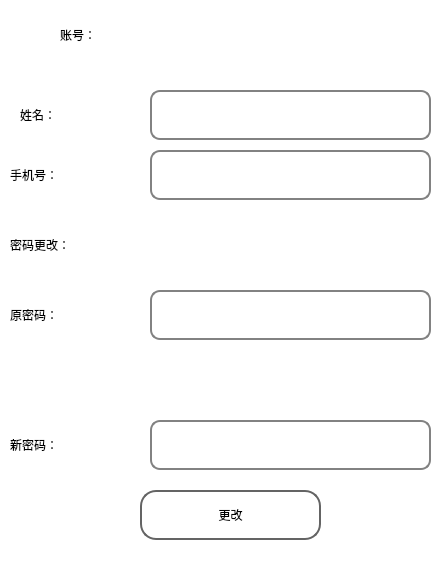
<?xml version="1.0" encoding="UTF-8"?>
<ui version="4.0">
 <class>Form</class>
 <widget class="QWidget" name="Form">
  <property name="geometry">
   <rect>
    <x>0</x>
    <y>0</y>
    <width>441</width>
    <height>561</height>
   </rect>
  </property>
  <property name="maximumSize">
   <size>
    <width>441</width>
    <height>561</height>
   </size>
  </property>
  <property name="windowTitle">
   <string>账号信息</string>
  </property>
  <property name="styleSheet">
   <string notr="true">QWidget{
    background-color: #fff; 
    border: none; 
}</string>
  </property>
  <widget class="QLineEdit" name="lineEdit_16">
   <property name="geometry">
    <rect>
     <x>150</x>
     <y>90</y>
     <width>281</width>
     <height>50</height>
    </rect>
   </property>
   <property name="minimumSize">
    <size>
     <width>0</width>
     <height>50</height>
    </size>
   </property>
   <property name="styleSheet">
    <string notr="true">QLineEdit {
font: 16pt &quot;华文行楷&quot;;
   background-color:rgba(0,0,0,0);
   border: 2px solid rgb(130,130,130); /* 设置初始边框为浅白色 */
    border-radius: 10px; /* 设置圆角半径为10px，可根据需要调整 */
}

QLineEdit:hover {
    border: 4px solid #606060; /* 鼠标悬停时边框变粗且变为浅黑色 */
}</string>
   </property>
  </widget>
  <widget class="QLineEdit" name="lineEdit_17">
   <property name="geometry">
    <rect>
     <x>150</x>
     <y>150</y>
     <width>281</width>
     <height>50</height>
    </rect>
   </property>
   <property name="minimumSize">
    <size>
     <width>0</width>
     <height>50</height>
    </size>
   </property>
   <property name="styleSheet">
    <string notr="true">QLineEdit {
font: 16pt &quot;华文行楷&quot;;
   background-color:rgba(0,0,0,0);
   border: 2px solid rgb(130,130,130); /* 设置初始边框为浅白色 */
    border-radius: 10px; /* 设置圆角半径为10px，可根据需要调整 */
}

QLineEdit:hover {
    border: 4px solid #606060; /* 鼠标悬停时边框变粗且变为浅黑色 */
}</string>
   </property>
  </widget>
  <widget class="QLabel" name="label_20">
   <property name="geometry">
    <rect>
     <x>20</x>
     <y>90</y>
     <width>90</width>
     <height>50</height>
    </rect>
   </property>
   <property name="minimumSize">
    <size>
     <width>0</width>
     <height>50</height>
    </size>
   </property>
   <property name="styleSheet">
    <string notr="true">font: 18pt &quot;华文行楷&quot;;
background-color:rgba(0,0,0,0);</string>
   </property>
   <property name="text">
    <string>姓名：</string>
   </property>
  </widget>
  <widget class="QLabel" name="label_21">
   <property name="geometry">
    <rect>
     <x>10</x>
     <y>150</y>
     <width>121</width>
     <height>50</height>
    </rect>
   </property>
   <property name="minimumSize">
    <size>
     <width>0</width>
     <height>50</height>
    </size>
   </property>
   <property name="styleSheet">
    <string notr="true">font: 18pt &quot;华文行楷&quot;;
background-color:rgba(0,0,0,0);</string>
   </property>
   <property name="text">
    <string>手机号：</string>
   </property>
  </widget>
  <widget class="QLabel" name="label_22">
   <property name="geometry">
    <rect>
     <x>10</x>
     <y>220</y>
     <width>161</width>
     <height>50</height>
    </rect>
   </property>
   <property name="minimumSize">
    <size>
     <width>0</width>
     <height>50</height>
    </size>
   </property>
   <property name="styleSheet">
    <string notr="true">font: 20pt &quot;华文行楷&quot;;
background-color:rgba(0,0,0,0);</string>
   </property>
   <property name="text">
    <string>密码更改：</string>
   </property>
  </widget>
  <widget class="QLineEdit" name="lineEdit_18">
   <property name="geometry">
    <rect>
     <x>150</x>
     <y>290</y>
     <width>281</width>
     <height>50</height>
    </rect>
   </property>
   <property name="minimumSize">
    <size>
     <width>0</width>
     <height>50</height>
    </size>
   </property>
   <property name="styleSheet">
    <string notr="true">QLineEdit {
font: 16pt &quot;华文行楷&quot;;
   background-color:rgba(0,0,0,0);
   border: 2px solid rgb(130,130,130); /* 设置初始边框为浅白色 */
    border-radius: 10px; /* 设置圆角半径为10px，可根据需要调整 */
}

QLineEdit:hover {
    border: 4px solid #606060; /* 鼠标悬停时边框变粗且变为浅黑色 */
}</string>
   </property>
   <property name="echoMode">
    <enum>QLineEdit::Password</enum>
   </property>
  </widget>
  <widget class="QLabel" name="label_23">
   <property name="geometry">
    <rect>
     <x>10</x>
     <y>290</y>
     <width>161</width>
     <height>50</height>
    </rect>
   </property>
   <property name="minimumSize">
    <size>
     <width>0</width>
     <height>50</height>
    </size>
   </property>
   <property name="styleSheet">
    <string notr="true">font: 18pt &quot;华文行楷&quot;;
background-color:rgba(0,0,0,0);</string>
   </property>
   <property name="text">
    <string>原密码：</string>
   </property>
  </widget>
  <widget class="QLabel" name="label_24">
   <property name="geometry">
    <rect>
     <x>10</x>
     <y>420</y>
     <width>161</width>
     <height>50</height>
    </rect>
   </property>
   <property name="minimumSize">
    <size>
     <width>0</width>
     <height>50</height>
    </size>
   </property>
   <property name="styleSheet">
    <string notr="true">font: 18pt &quot;华文行楷&quot;;
background-color:rgba(0,0,0,0);</string>
   </property>
   <property name="text">
    <string>新密码：</string>
   </property>
  </widget>
  <widget class="QLineEdit" name="lineEdit_19">
   <property name="geometry">
    <rect>
     <x>150</x>
     <y>420</y>
     <width>281</width>
     <height>50</height>
    </rect>
   </property>
   <property name="minimumSize">
    <size>
     <width>0</width>
     <height>50</height>
    </size>
   </property>
   <property name="styleSheet">
    <string notr="true">QLineEdit {
font: 16pt &quot;华文行楷&quot;;
   background-color:rgba(0,0,0,0);
   border: 2px solid rgb(130,130,130); /* 设置初始边框为浅白色 */
    border-radius: 10px; /* 设置圆角半径为10px，可根据需要调整 */
}

QLineEdit:hover {
    border: 4px solid #606060; /* 鼠标悬停时边框变粗且变为浅黑色 */
}</string>
   </property>
   <property name="echoMode">
    <enum>QLineEdit::Password</enum>
   </property>
  </widget>
  <widget class="QLabel" name="label">
   <property name="geometry">
    <rect>
     <x>0</x>
     <y>0</y>
     <width>441</width>
     <height>561</height>
    </rect>
   </property>
   <property name="styleSheet">
    <string notr="true"/>
   </property>
   <property name="text">
    <string/>
   </property>
   <property name="pixmap">
    <pixmap>C:/Users/Lenovo/.designer/res_img/古风01.jpeg</pixmap>
   </property>
   <property name="scaledContents">
    <bool>true</bool>
   </property>
  </widget>
  <widget class="QLabel" name="label_25">
   <property name="geometry">
    <rect>
     <x>170</x>
     <y>10</y>
     <width>261</width>
     <height>50</height>
    </rect>
   </property>
   <property name="minimumSize">
    <size>
     <width>0</width>
     <height>50</height>
    </size>
   </property>
   <property name="styleSheet">
    <string notr="true">font: 18pt &quot;华文行楷&quot;;
background-color:rgba(0,0,0,0);</string>
   </property>
   <property name="text">
    <string/>
   </property>
  </widget>
  <widget class="QPushButton" name="btn_update_password">
   <property name="geometry">
    <rect>
     <x>140</x>
     <y>490</y>
     <width>181</width>
     <height>50</height>
    </rect>
   </property>
   <property name="minimumSize">
    <size>
     <width>0</width>
     <height>50</height>
    </size>
   </property>
   <property name="styleSheet">
    <string notr="true">QPushButton{
    font: 18pt &quot;华文行楷&quot;;
    background: rgba(255, 255, 255, 60);
    color: black;
    border-radius: 16px;
    font-family: 华文行楷;
    border: 2px solid rgb(100,100,100); /* 新增代码 */
}

QPushButton:hover{                    
    background: rgba(0, 0, 0, 100);
}

QPushButton:pressed{
    background: darkgray;
}</string>
   </property>
   <property name="text">
    <string>更改</string>
   </property>
  </widget>
  <widget class="QPushButton" name="pushButton">
   <property name="geometry">
    <rect>
     <x>390</x>
     <y>300</y>
     <width>31</width>
     <height>28</height>
    </rect>
   </property>
   <property name="styleSheet">
    <string notr="true">QPushButton{
    font: 18pt &quot;华文行楷&quot;;
    background: rgba(255, 255, 255, 0);
    color: black;
}

QPushButton:hover{                    
    background: rgba(0, 0, 0, 100);
}

QPushButton:pressed{
    background: darkgray;
}</string>
   </property>
   <property name="text">
    <string/>
   </property>
  </widget>
  <widget class="QPushButton" name="pushButton_2">
   <property name="geometry">
    <rect>
     <x>390</x>
     <y>430</y>
     <width>31</width>
     <height>28</height>
    </rect>
   </property>
   <property name="styleSheet">
    <string notr="true">QPushButton{
    font: 18pt &quot;华文行楷&quot;;
    background: rgba(255, 255, 255, 0);
    color: black;
}

QPushButton:hover{                    
    background: rgba(0, 0, 0, 100);
}

QPushButton:pressed{
    background: darkgray;
}</string>
   </property>
   <property name="text">
    <string/>
   </property>
  </widget>
  <widget class="QPushButton" name="pushButton_3">
   <property name="geometry">
    <rect>
     <x>360</x>
     <y>10</y>
     <width>71</width>
     <height>41</height>
    </rect>
   </property>
   <property name="styleSheet">
    <string notr="true">QPushButton{
    font: 18pt &quot;华文行楷&quot;;
    background: rgba(255, 255, 255,80);
    color: black;
    border-radius: 16px;
    font-family: 华文行楷;
}

QPushButton:hover{                    
    background: rgba(0, 0, 0, 100);
}

QPushButton:pressed{
    background: darkgray;
}</string>
   </property>
   <property name="text">
    <string/>
   </property>
   <property name="icon">
    <iconset>
     <normaloff>C:/Users/Lenovo/.designer/res_img/退出.png</normaloff>C:/Users/Lenovo/.designer/res_img/退出.png</iconset>
   </property>
  </widget>
  <widget class="QLabel" name="label_26">
   <property name="geometry">
    <rect>
     <x>60</x>
     <y>10</y>
     <width>90</width>
     <height>50</height>
    </rect>
   </property>
   <property name="minimumSize">
    <size>
     <width>0</width>
     <height>50</height>
    </size>
   </property>
   <property name="styleSheet">
    <string notr="true">font: 18pt &quot;华文行楷&quot;;
background-color:rgba(0,0,0,0);</string>
   </property>
   <property name="text">
    <string>账号：</string>
   </property>
  </widget>
  <zorder>label</zorder>
  <zorder>lineEdit_16</zorder>
  <zorder>lineEdit_17</zorder>
  <zorder>label_20</zorder>
  <zorder>label_21</zorder>
  <zorder>label_22</zorder>
  <zorder>lineEdit_18</zorder>
  <zorder>label_23</zorder>
  <zorder>label_24</zorder>
  <zorder>lineEdit_19</zorder>
  <zorder>label_25</zorder>
  <zorder>btn_update_password</zorder>
  <zorder>pushButton</zorder>
  <zorder>pushButton_2</zorder>
  <zorder>pushButton_3</zorder>
  <zorder>label_26</zorder>
 </widget>
 <resources/>
 <connections/>
</ui>
